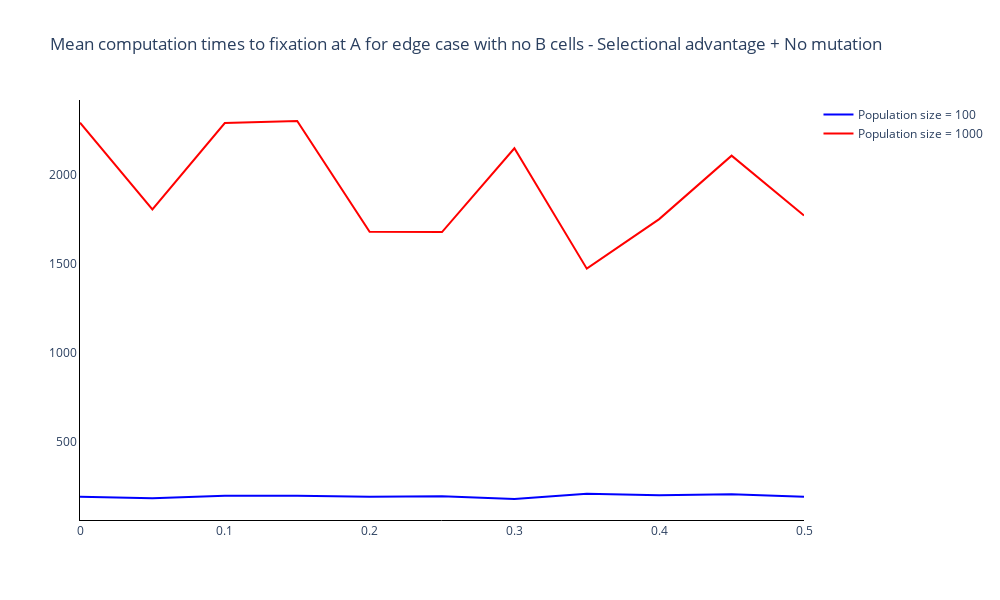

Write notebook code for a chart like this one.
### Markdown cell above
### Plot mean computation times to fixation of A

### Code cell
fig = go.Figure()

# Add traces of the transition probabilities
for n, _ in enumerate(small_N):
    fig.add_trace(
        go.Scatter(
            y = mean_comp_time_fix_A[:, n],
            x = choices_s,
            mode = 'lines',
            name = trace_name[n],
            line_color = colours[n]
        )
    )

fig.update_layout(
    title='Mean computation times to fixation at A for edge case with no B cells - Selectional advantage + No mutation',
    width=1000, 
    height=600,
    plot_bgcolor='white',
    xaxis=dict(linecolor='black'),
    yaxis=dict(linecolor='black'),
    )

### Figure 1 — Plotly figure (JSON) as saved in the notebook; plotly's stock layout.template omitted (floating-point values rounded to 4 significant figures)
{"data": [{"line": {"color": "blue"}, "mode": "lines", "name": "Population size = 100", "type": "scatter", "x": [0, 0.05, 0.1, 0.15, 0.2, 0.25, 0.3, 0.35, 0.4, 0.45, 0.5], "y": [192.4, 183.9, 196.8, 197.4, 191.9, 194.7, 179.2, 208.4, 199.7, 205.6, 191.2]}, {"line": {"color": "red"}, "mode": "lines", "name": "Population size = 1000", "type": "scatter", "x": [0, 0.05, 0.1, 0.15, 0.2, 0.25, 0.3, 0.35, 0.4, 0.45, 0.5], "y": [2291.0, 1805.0, 2289.0, 2301.0, 1679.0, 1677.0, 2147.0, 1472, 1750.0, 2106.0, 1771.0]}], "layout": {"height": 600, "plot_bgcolor": "white", "title": {"text": "Mean computation times to fixation at A for edge case with no B cells - Selectional advantage + No mutation"}, "width": 1000, "xaxis": {"linecolor": "black"}, "yaxis": {"linecolor": "black"}}}
